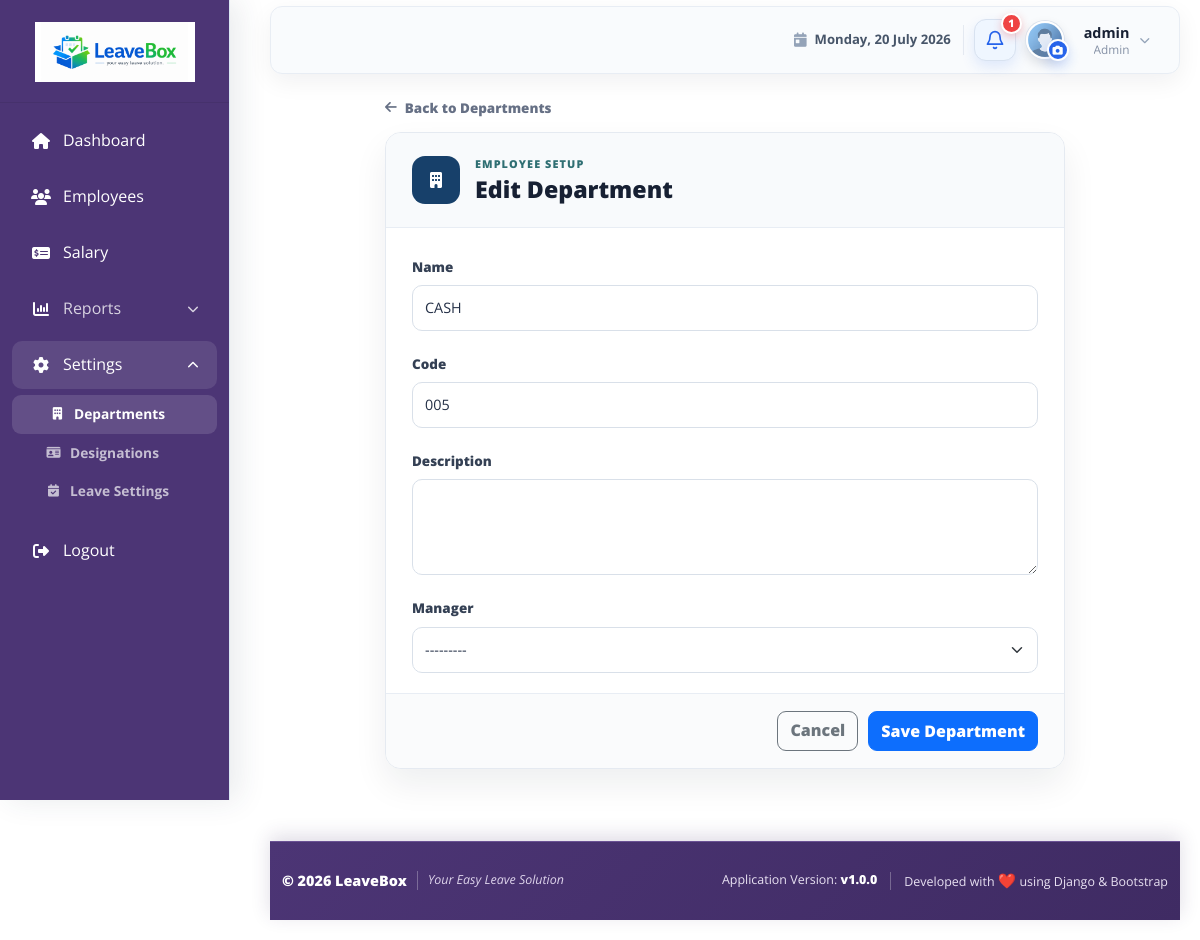
Page /employee/setup/departments/4/edit/ (signed in) on the committed database.
### accounts/models.py (models this page shows, shortened)
class User(AbstractUser):
    ROLE_CHOICES = (
        ('ADMIN', 'Admin/HR'),
        ('EMPLOYEE', 'Employee'),
    )
    role = models.CharField(max_length=10, choices=ROLE_CHOICES, default='EMPLOYEE')
    phone = models.CharField(max_length=15, blank=True, null=True)

### departments/models.py (models this page shows, shortened)
class Department(models.Model):
    name = models.CharField(max_length=100, unique=True)
    code = models.CharField(max_length=20, unique=True)
    description = models.TextField(blank=True, null=True)
    manager = models.ForeignKey(
        'employees.Employee',
        on_delete=models.SET_NULL,
        null=True,
        blank=True,
        related_name='managed_departments'
    )
    created_at = models.DateTimeField(auto_now_add=True)
    updated_at = models.DateTimeField(auto_now=True)
    class Meta:
        ordering = ['name']
        verbose_name = "Department"
        verbose_name_plural = "Departments"
        constraints = [
            models.UniqueConstraint(
                Lower('name'),
                name='unique_department_name_ci',
            ),
        ]

### employees/views.py (the view, shortened to what this page needs)
# urls.py: path('setup/departments/<int:pk>/edit/', views.DepartmentUpdateView.as_view(), name='department_edit'),
class DepartmentUpdateView(LoginRequiredMixin, AdminAccessMixin, UpdateView):
    model = Department
    form_class = DepartmentForm
    template_name = 'setup/department_form.html'
    success_url = reverse_lazy('department_list')

### templates/setup/department_form.html (shortened to what this page needs)
{% extends 'base/base.html' %}
{% load static %}
{% block extra_css %}
    <link rel="stylesheet" href="{% static 'css/setup.css' %}">
{% endblock %}
{% block content %}
<div class="setup-form-page">
    <a href="{% url 'department_list' %}" class="setup-back-link">
        <i class="fas fa-arrow-left" aria-hidden="true"></i>
        Back to Departments
    </a>
    <section class="setup-form-card">
        <header class="setup-form-header">
            <span><i class="fas fa-building" aria-hidden="true"></i></span>
            <div>
                <p>Employee setup</p>
                <h1>{% if object %}Edit Department{% else %}Add Department{% endif %}</h1>
            </div>
        </header>
        <form method="post" class="setup-form" novalidate>
            {% for field in form %}
                <div class="setup-field">
                    <label for="{{ field.id_for_label }}" class="form-label">{{ field.label }}</label>
                    {{ field }}
                </div>
            {% endfor %}
            <div class="setup-form-actions">
                <a href="{% url 'department_list' %}" class="btn btn-outline-secondary">Cancel</a>
                <button type="submit" class="btn btn-primary">Save Department</button>
            </div>
        </form>
    </section>
</div>
{% endblock %}

### templates/base/base.html (shortened to what this page needs)
{% load static navigation_tags %}
<!DOCTYPE html>
<html lang="en">
<head>
    <link rel="stylesheet" href="{% static 'css/bootstrap-5.3.2.min.css' %}">
    <link rel="stylesheet" href="https://cdnjs.cloudflare.com/ajax/libs/font-awesome/6.4.0/css/all.min.css">
    <link rel="stylesheet" href="{% static 'css/dashboard.css' %}">
    <link rel="stylesheet" href="{% static 'css/apply_leave.css' %}">
    <link rel="stylesheet" href="{% static 'css/footer.css' %}">
    {% block extra_css %}{% endblock %}
</head>
<body>
    <div class="sidebar">
        <div class="sidebar-logo">
            <a href="{% url 'dashboard' %}" aria-label="LeaveBox dashboard">
                <img src="{% static 'images/leavebox-logo.png' %}" alt="LeaveBox Logo" class="site-logo">
            </a>
        </div>
        {% url_name_active request 'dashboard' 'adm_dashboard' 'emp_dashboard' as dashboard_active %}
        {% url_name_active request 'employee_list' 'employee_detail' 'employee_admin_edit' 'employee_admin_update' as employees_active %}
        {% url_name_active request 'salary_list' 'salary_add' 'salary_edit' as salary_active %}
        {% url_name_active request 'department_list' 'department_add' 'department_edit' 'department_delete' as departments_active %}
        {% url_name_active request 'designation_list' 'designation_add' 'designation_edit' 'designation_delete' as designations_active %}
        {% url_name_active request 'leave_type_list' 'leave_type_add' 'leave_type_edit' 'leave_type_delete' as leave_settings_active %}
        {% url_name_active request 'leave_apply' as leave_apply_active %}
        {% url_name_active request 'attendance_history' as attendance_active %}
        {% url_name_active request 'leave_report' 'attendance_report' as reports_active %}
        <ul>
            <li{% if dashboard_active %} class="active"{% endif %}>
                <a href="{% url 'dashboard' %}">
                    <i class="fas fa-home"></i>
                    Dashboard
                </a>
            </li>
             {% if user.is_superuser or user.is_staff or user.role == 'ADMIN' %}
            <li{% if employees_active %} class="active"{% endif %}>
                <a href="{% url 'employee_list' %}">
                    <i class="fas fa-users" role="img" aria-label="Employees"></i>
                    Employees
                </a>
            </li>
            <li{% if salary_active %} class="active"{% endif %}>
                <a href="{% url 'salary_list' %}">
                    <i class="fas fa-money-check-dollar" role="img" aria-label="Salary"></i>
                    Salary
                </a>
            </li>
            <li class="sidebar-menu-group{% if reports_active %} active is-open{% endif %}">
                <button type="button" class="sidebar-menu-toggle" aria-expanded="{% if reports_active %}true{% else %}false{% endif %}" aria-controls="reportsSubmenu">
                    <span><i class="fas fa-chart-column" aria-hidden="true"></i> Reports</span>
                    <i class="fas fa-chevron-down sidebar-menu-chevron" aria-hidden="true"></i>
                </button>
            </li>
            <li class="sidebar-menu-group{% if departments_active or designations_active or leave_settings_active %} active is-open{% endif %}">
                <button
                    type="button"
                    class="sidebar-menu-toggle"
                    aria-expanded="{% if departments_active or designations_active or leave_settings_active %}true{% else %}false{% endif %}"
                    aria-controls="settingsSubmenu"
                >
                    <span>
                        <i class="fa-solid fa-gear" aria-hidden="true"></i>
                        Settings
                    </span>
                    <i class="fas fa-chevron-down sidebar-menu-chevron" aria-hidden="true"></i>
                </button>
                <ul class="sidebar-submenu" id="settingsSubmenu">
                    <li>
                        <a href="{% url 'department_list' %}"{% if departments_active %} class="active"{% endif %}>
                            <i class="fas fa-building"></i>
                            Departments
                        </a>
                    </li>
                    <li>
                        <a href="{% url 'designation_list' %}"{% if designations_active %} class="active"{% endif %}>
                            <i class="fas fa-id-card"></i>
                            Designations
                        </a>
                    </li>
                    <li>
                        <a href="{% url 'leave_type_list' %}"{% if leave_settings_active %} class="active"{% endif %}>
                            <i class="fas fa-calendar-check"></i>
                            Leave Settings
                        </a>
                    </li>
                </ul>
            </li>
            {% endif %}
            <li>
                <a href="{% url 'accounts:logout' %}">
                    <i class="fas fa-sign-out-alt"></i>
                    Logout
                </a>
            </li>
        </ul>
    </div>
    <main class="content-wrapper dashboard-content-wrapper">
        <nav class="navbar navbar-expand-lg navbar-light dashboard-navbar mb-2">
            <div class="container-fluid">
                <div class="dashboard-profile-slot">
                    <div class="dashboard-navbar-date" aria-label="Current date">
                        <i class="fas fa-calendar-day" aria-hidden="true"></i>
                        <span class="dashboard-navbar-date-full">{% now "l, d F Y" %}</span>
                    </div>
                    <div class="dashboard-notification-dropdown">
                        <button class="dashboard-notification-button" type="button" id="notificationDropdown" aria-label="Notifications{% if pending_leave_count %}: {{ pending_leave_count }} pending leave request{{ pending_leave_count|pluralize }}{% endif %}" aria-haspopup="true" aria-expanded="false">
                            <svg class="dashboard-notification-icon" viewBox="0 0 24 24" aria-hidden="true">
                                <path d="M18 8a6 6 0 0 0-12 0c0 7-3 7-3 9h18c0-2-3-2-3-9"></path>
                                <path d="M13.73 21a2 2 0 0 1-3.46 0"></path>
                            </svg>
                            {% if pending_leave_count %}
                                <span class="dashboard-notification-badge" aria-hidden="true">{{ pending_leave_count }}</span>
                            {% endif %}
                        </button>
                    </div>
                    <div class="dropdown dashboard-profile-dropdown">
                        <div class="dashboard-avatar-control">
                            <a class="dashboard-avatar-link" href="{% url 'employee_profile_edit' %}" aria-label="Manage profile picture">
                                <span class="dashboard-avatar-wrap">
                                    <img src="{{ current_profile_picture_url|default:default_avatar_url }}" alt="{{ user.get_full_name|default:user.username }} profile picture" class="dashboard-avatar js-profile-avatar" onerror="this.onerror=null;this.src='{{ default_avatar_url }}';">
                                </span>
                            </a>
                            <button class="dashboard-avatar-camera" type="button" data-bs-toggle="modal" data-bs-target="#dashboardAvatarModal" aria-label="Change profile picture">
                                <i class="fas fa-camera" aria-hidden="true"></i>
                            </button>
                        </div>
                        <button class="dashboard-profile-trigger" type="button" id="userDropdown" aria-haspopup="true" aria-controls="userDropdownMenu" aria-expanded="false">
                            <span class="dashboard-profile-copy">
                                <strong>{{ user.get_full_name|default:user.username }}</strong>
                                <small>
                                    {% if user.employee_profile.designation %}
                                        {{ user.employee_profile.designation }}
                                    {% elif user.is_superuser or user.is_staff or user.role == 'ADMIN' %}
                                        Admin
                                    {% else %}
                                        {{ user.get_role_display|default:"Employee" }}
                                    {% endif %}
                                </small>
                            </span>
                            <i class="fas fa-chevron-down dashboard-profile-chevron" aria-hidden="true"></i>
                        </button>
                    </div>
                </div>
            </div>
        </nav>
        <div class="container-fluid">
            {% block content %}{% endblock %}
        </div>
        {% include 'base/footer.html' %}
    </main>
</body>
</html>

### rows in the picture
User: get_full_name "admin"
Department: form "CASH" "005" "---------"

### other values in the picture
{{ pending_leave_count }} "1"
{{ field.label }} "Name" "Code" "Description" "Manager"
